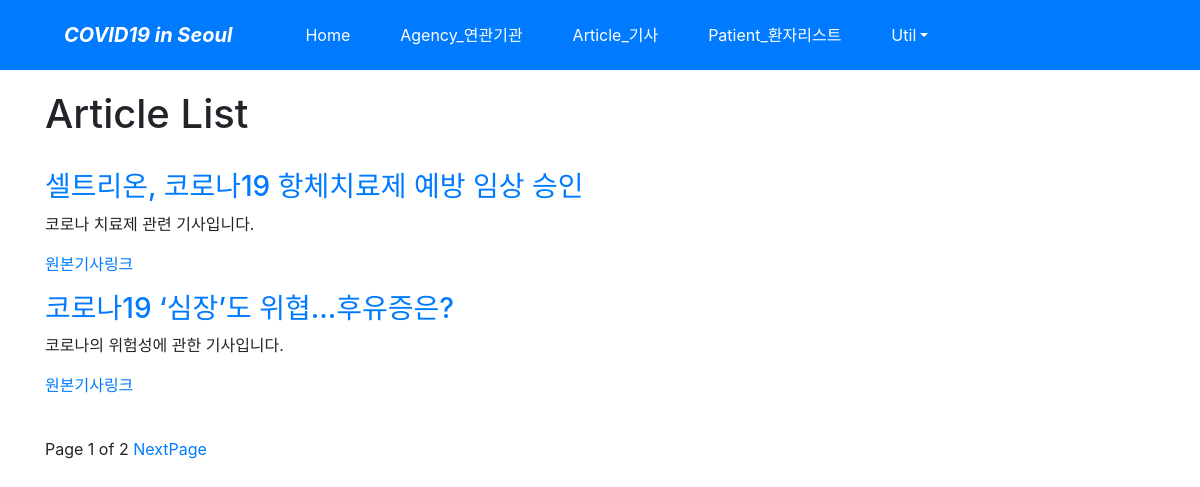
The app's page /article/ with its own data.
### article/models.py (models this page shows, shortened)
class Post(models.Model):
    title = models.CharField(verbose_name='TITLE', max_length=50) #기사제목
    slug = models.SlugField('SLUG', unique=True, allow_unicode=True, help_text='one word for title alias.')
    description = models.CharField('DESCRIPTION', max_length=100, blank=True, help_text='simple description text.') # 기사 설명
    content = models.TextField('CONTENT') # 기사 내용
    create_dt = models.DateTimeField('CREATE DATE', auto_now_add=True) #기사 날짜
    modify_dt = models.DateTimeField('MODIFY DATE', auto_now=True) # 기사 수정 날짜
    url = models.URLField('URL', unique=True) # 원본 기사 URL
    class Meta:
        verbose_name = 'post'
        verbose_name_plural = 'posts'
        db_table = 'article_posts'
        ordering = ('-modify_dt',)
    def get_absolute_url(self):
        return reverse('article:post_detail', args=(self.slug,))

### article/views.py (the view)
# urls.py: path('', views.PostLV.as_view(), name='index'),
class PostLV(ListView):
    model = Post
    template_name = 'article/post_all.html'
    context_object_name = 'posts'
    paginate_by = 2

### article/templates/article/post_all.html (shortened to what this page needs)
{% extends "base.html" %}
{% block content %}
    <h1>Article List</h1>
    <br>
    {% for post in posts %}
        <h3><a href='{{ post.get_absolute_url }}'>{{ post.title }}</a></h3>
        <p>{{ post.description }}</p>
        <p><a href="{{post.url}}">원본기사링크</a> </p>
    {% endfor %}
    <br>
    <div>
        <span>
            Page {{ page_obj.number }} of {{ page_obj.paginator.num_pages }}
            {% if page_obj.has_next %}
                <a href="?page={{ page_obj.next_page_number }}">NextPage</a>
            {% endif %}
        </span>
    </div>
{% endblock %}

### records on screen
Post: title "셀트리온, 코로나19 항체치료제 예방 임상 승인", description "코로나 치료제 관련 기사입니다."
Post: title "코로나19 ‘심장’도 위협…후유증은?", description "코로나의 위험성에 관한 기사입니다."

### other values on screen
{{ page_obj.number }} "1"
{{ page_obj.paginator.num_pages }} "2"
